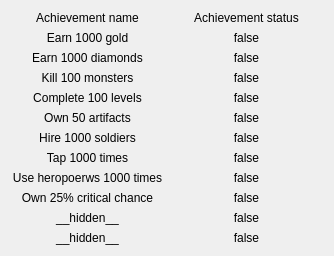
<?xml version="1.0" encoding="UTF-8"?>
<ui version="4.0">
 <class>AchievementsMenu</class>
 <widget class="QDialog" name="AchievementsMenu">
  <property name="geometry">
   <rect>
    <x>0</x>
    <y>0</y>
    <width>334</width>
    <height>248</height>
   </rect>
  </property>
  <property name="windowTitle">
   <string>Achievements</string>
  </property>
  <layout class="QGridLayout" name="gridLayout">
   <item row="0" column="0">
    <layout class="QVBoxLayout" name="verticalLayout_4">
     <item>
      <widget class="QLabel" name="AchName_lbl">
       <property name="text">
        <string>Achievement name</string>
       </property>
       <property name="alignment">
        <set>Qt::AlignCenter</set>
       </property>
      </widget>
     </item>
     <item>
      <layout class="QVBoxLayout" name="verticalLayout">
       <item>
        <widget class="QLabel" name="ach1_lbl">
         <property name="toolTip">
          <string/>
         </property>
         <property name="toolTipDuration">
          <number>-1</number>
         </property>
         <property name="text">
          <string>Earn 1000 gold</string>
         </property>
         <property name="alignment">
          <set>Qt::AlignCenter</set>
         </property>
        </widget>
       </item>
       <item>
        <widget class="QLabel" name="ach2_lbl">
         <property name="text">
          <string>Earn 1000 diamonds</string>
         </property>
         <property name="alignment">
          <set>Qt::AlignCenter</set>
         </property>
        </widget>
       </item>
       <item>
        <widget class="QLabel" name="ach3_lbl">
         <property name="text">
          <string>Kill 100 monsters</string>
         </property>
         <property name="alignment">
          <set>Qt::AlignCenter</set>
         </property>
        </widget>
       </item>
       <item>
        <widget class="QLabel" name="ach4_lbl">
         <property name="text">
          <string>Complete 100 levels</string>
         </property>
         <property name="alignment">
          <set>Qt::AlignCenter</set>
         </property>
        </widget>
       </item>
       <item>
        <widget class="QLabel" name="ach5_lbl">
         <property name="text">
          <string>Own 50 artifacts</string>
         </property>
         <property name="alignment">
          <set>Qt::AlignCenter</set>
         </property>
        </widget>
       </item>
       <item>
        <widget class="QLabel" name="ach6_lbl">
         <property name="text">
          <string>Hire 1000 soldiers</string>
         </property>
         <property name="alignment">
          <set>Qt::AlignCenter</set>
         </property>
        </widget>
       </item>
       <item>
        <widget class="QLabel" name="ach7_lbl">
         <property name="text">
          <string>Tap 1000 times</string>
         </property>
         <property name="alignment">
          <set>Qt::AlignCenter</set>
         </property>
        </widget>
       </item>
       <item>
        <widget class="QLabel" name="ach8_lbl">
         <property name="text">
          <string>Use heropoerws 1000 times</string>
         </property>
         <property name="alignment">
          <set>Qt::AlignCenter</set>
         </property>
        </widget>
       </item>
       <item>
        <widget class="QLabel" name="ach9_lbl">
         <property name="text">
          <string>Own 25% critical chance</string>
         </property>
         <property name="alignment">
          <set>Qt::AlignCenter</set>
         </property>
        </widget>
       </item>
       <item>
        <widget class="QLabel" name="ach10_lbl">
         <property name="text">
          <string>__hidden__</string>
         </property>
         <property name="alignment">
          <set>Qt::AlignCenter</set>
         </property>
        </widget>
       </item>
       <item>
        <widget class="QLabel" name="ach11_lbl">
         <property name="text">
          <string>__hidden__</string>
         </property>
         <property name="alignment">
          <set>Qt::AlignCenter</set>
         </property>
        </widget>
       </item>
      </layout>
     </item>
    </layout>
   </item>
   <item row="0" column="1">
    <layout class="QVBoxLayout" name="verticalLayout_3">
     <item>
      <widget class="QLabel" name="AchStatus_lbl">
       <property name="text">
        <string>Achievement status</string>
       </property>
       <property name="alignment">
        <set>Qt::AlignCenter</set>
       </property>
      </widget>
     </item>
     <item>
      <layout class="QVBoxLayout" name="verticalLayout_2">
       <item>
        <widget class="QLabel" name="ach1_status_lbl">
         <property name="text">
          <string>false</string>
         </property>
         <property name="alignment">
          <set>Qt::AlignCenter</set>
         </property>
        </widget>
       </item>
       <item>
        <widget class="QLabel" name="ach2_status_lbl">
         <property name="text">
          <string>false</string>
         </property>
         <property name="alignment">
          <set>Qt::AlignCenter</set>
         </property>
        </widget>
       </item>
       <item>
        <widget class="QLabel" name="ach3_status_lbl">
         <property name="text">
          <string>false</string>
         </property>
         <property name="alignment">
          <set>Qt::AlignCenter</set>
         </property>
        </widget>
       </item>
       <item>
        <widget class="QLabel" name="ach4_status_lbl">
         <property name="text">
          <string>false</string>
         </property>
         <property name="alignment">
          <set>Qt::AlignCenter</set>
         </property>
        </widget>
       </item>
       <item>
        <widget class="QLabel" name="ach5_status_lbl">
         <property name="text">
          <string>false</string>
         </property>
         <property name="alignment">
          <set>Qt::AlignCenter</set>
         </property>
        </widget>
       </item>
       <item>
        <widget class="QLabel" name="ach6_status_lbl">
         <property name="text">
          <string>false</string>
         </property>
         <property name="alignment">
          <set>Qt::AlignCenter</set>
         </property>
        </widget>
       </item>
       <item>
        <widget class="QLabel" name="ach7_status_lbl">
         <property name="text">
          <string>false</string>
         </property>
         <property name="alignment">
          <set>Qt::AlignCenter</set>
         </property>
        </widget>
       </item>
       <item>
        <widget class="QLabel" name="ach8_status_lbl">
         <property name="text">
          <string>false</string>
         </property>
         <property name="alignment">
          <set>Qt::AlignCenter</set>
         </property>
        </widget>
       </item>
       <item>
        <widget class="QLabel" name="ach9_status_lbl">
         <property name="text">
          <string>false</string>
         </property>
         <property name="alignment">
          <set>Qt::AlignCenter</set>
         </property>
        </widget>
       </item>
       <item>
        <widget class="QLabel" name="ach10_status_lbl">
         <property name="text">
          <string>false</string>
         </property>
         <property name="alignment">
          <set>Qt::AlignCenter</set>
         </property>
        </widget>
       </item>
       <item>
        <widget class="QLabel" name="ach11_status_lbl">
         <property name="text">
          <string>false</string>
         </property>
         <property name="alignment">
          <set>Qt::AlignCenter</set>
         </property>
        </widget>
       </item>
      </layout>
     </item>
    </layout>
   </item>
  </layout>
 </widget>
 <resources/>
 <connections/>
</ui>
